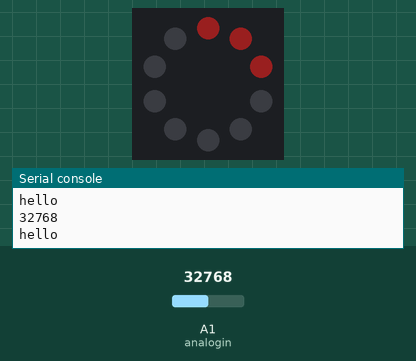
Recording of a program running on a simulated Circuit Playground running CircuitPython. On the bench: the board's ring of 10 RGB LEDs (number 0 left of the top, counting anticlockwise), the last lines printed to the serial console. Inputs (shaded band) come from the test bench; at power-on: A1 (analogin) = 32768 (analog values on the 0–65535 scale). Dim RGB values are drawn brighter than linear.

Above: at 1.2 s.
1.3 s: A1 (analogin) set to 0
At 1.8 s:
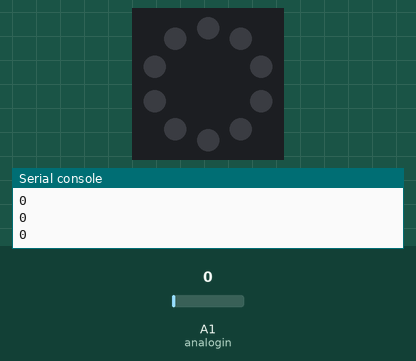
2.8 s: A1 (analogin) set to 1255
At 3.1 s:
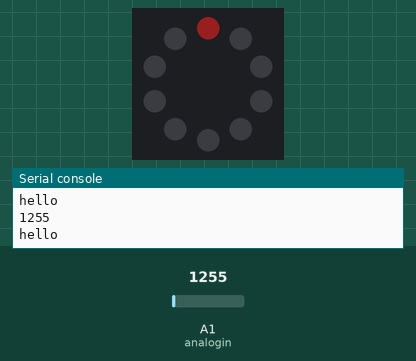
4.3 s: A1 (analogin) set to 3855
At 5.4 s:
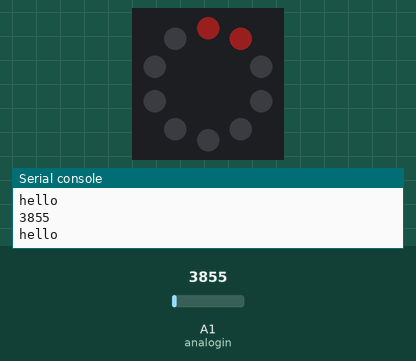
Timing chart, 0 to 7.3 s (numbered marks = the images above; inputs shaded):
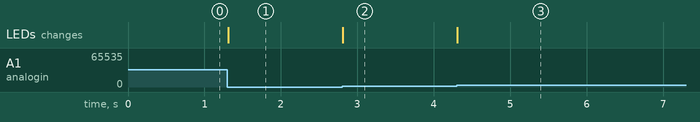

The program:

analog_in_neopixel.py
```python
# Emergent Objects
# Analogin input/output

import time
import board
import analogio
import neopixel

pixels = neopixel.NeoPixel(board.NEOPIXEL, 10, brightness=0.1, auto_write=False)

analogin = analogio.AnalogIn(board.A1)

print("hello")

while True:
	print(analogin.value)

	if analogin.value > 600:
		print("hello")
		pixels[9] = (255, 50, 50)
	else:
		pixels[9] = (0, 0, 0)
	if analogin.value > 3200:
		pixels[8] = (255, 50, 50)
	else:
		pixels[8] = (0, 0, 0)
	if analogin.value > 4000:
		pixels[7] = (255, 50, 50)
	else:
		pixels[7] = (0, 0, 0)
	if analogin.value > 52000:
		pixels[6] = (255, 50, 50)
	else:
		pixels[6] = (0, 0, 0)
	if analogin.value > 60000:
		pixels[5] = (255, 50, 50)
	else:
		pixels[5] = (0, 0, 0)
	pixels.show()
	time.sleep(0.01)
```

Measured:
- after the input at 1.3 s, the LEDs: change at once (image 1)
- after the input at 2.8 s, the LEDs: change at once (image 2)
- after the input at 4.3 s, the LEDs: change at once (image 3)
